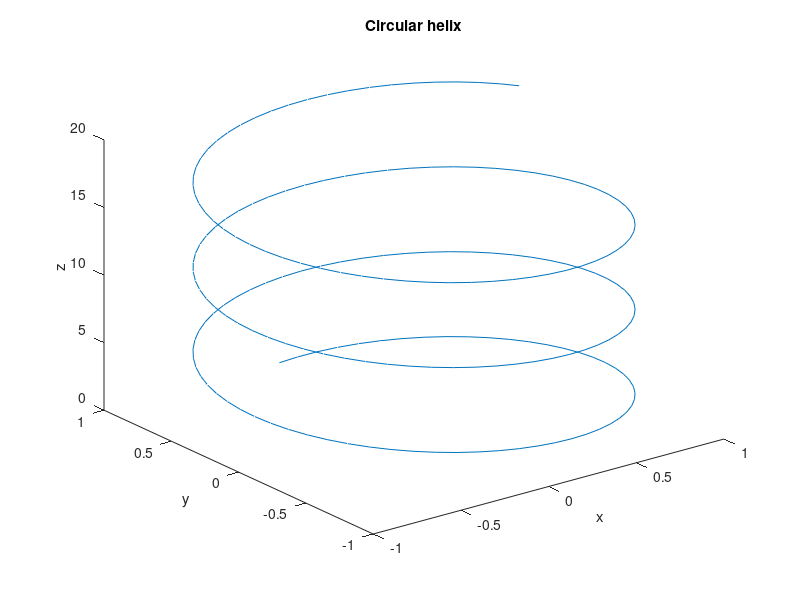

The MATLAB script that drew this image:
%fn
t=0:0.1:20;
x=sin(t);
y=cos(t);
z=t;
%plot
plot3(x,y,z);
xlabel('x');
ylabel('y');
zlabel('z');
title('Circular helix');